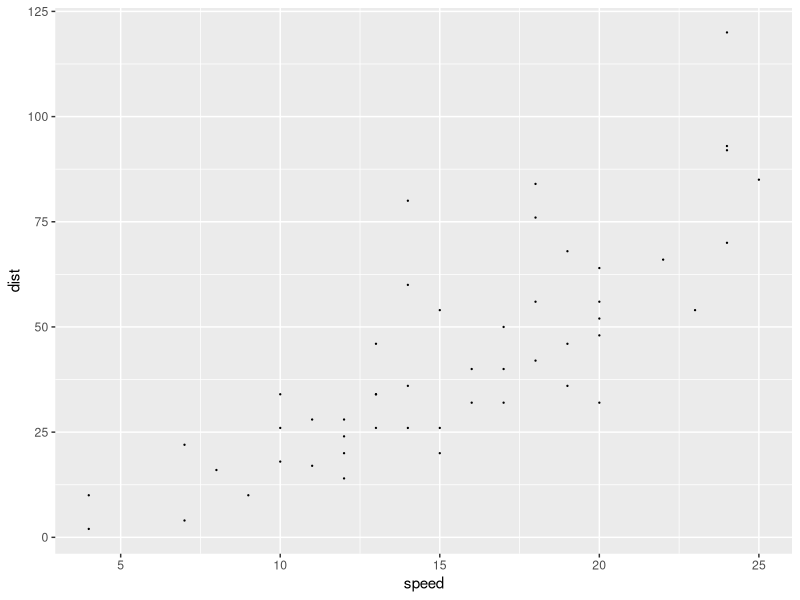
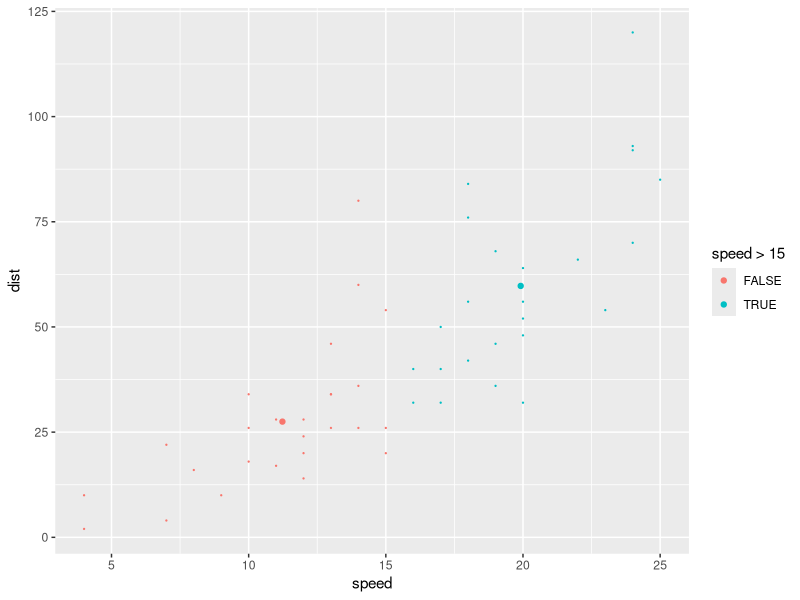
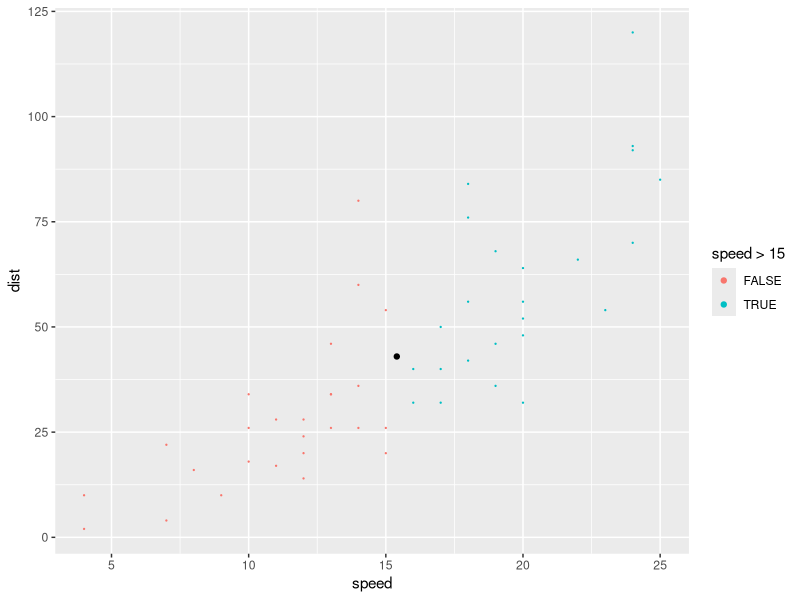
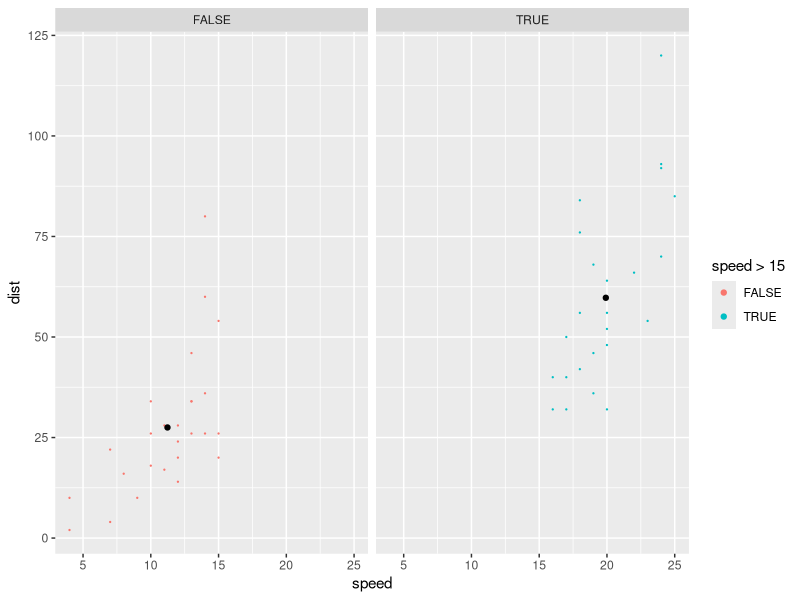

The R script that drew these images, in order: (Note: this script raises an error after producing the figures.)
## ---- chunk 1
knitr::opts_chunk$set(echo = TRUE)
options(tidyverse.quiet = TRUE)
## ---- chunk 2
library(tidyverse)

ggplot(cars) + 
  aes(speed, dist) + 
  geom_point(size = .15) ->
base; base
  

compute_mean <- function(data, scales){
  
  data %>% 
    summarise(x = mean(x),
              y = mean(y))
  
}

########  groupwise computation via compute group ####
StatMeangroup <- ggproto(`_class` = "StatMeangroup",
                         `_inherit` = Stat,
                         compute_group = compute_mean)



base +
  layer(geom = "point", 
        stat = StatMeangroup, 
        position = "identity") + 
  aes(color = speed > 15)


########  panel-wise computation by defining compute panel #####
StatMeanpanel <- ggproto(`_class` = "StatMeanpanel",
                         `_inherit` = Stat,
                         compute_panel = compute_mean)

base +
  layer(geom = "point", 
        stat = StatMeanpanel, 
        position = "identity") + 
  aes(color = speed > 15)

last_plot() +
  facet_wrap(facets = vars(speed > 15))


########  layer wise computation via compute_layer??? ####
StatMeanlayer <- ggproto(`_class` = "StatMeanlayer",
                         `_inherit` = Stat,
                         compute_layer = compute_mean)


# expect a point in each facet that computes the mean for the entire layer. 
base +
  layer(geom = "point", 
        stat = StatMeanlayer, 
        position = "identity") + 
  aes(color = speed > 15) +
  facet_wrap(facets = vars(speed > 15))


## ---- chunk 3
